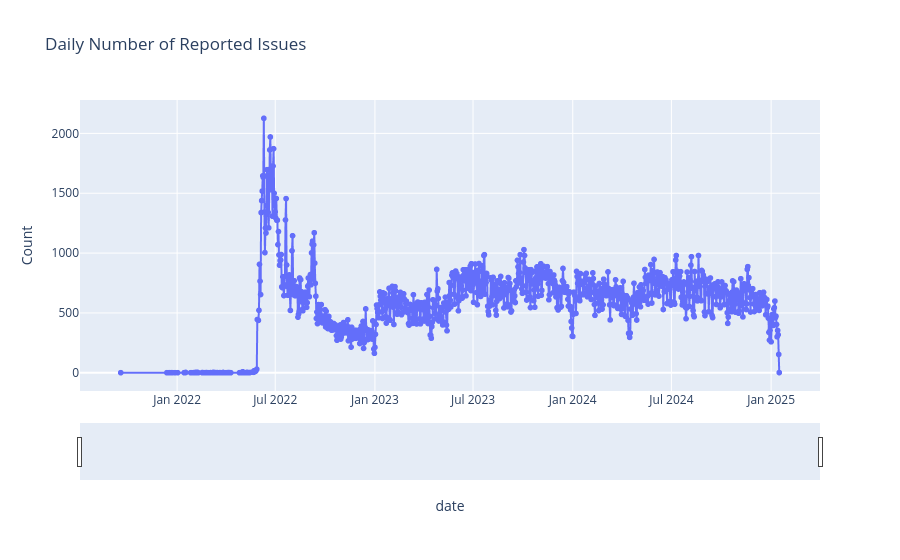

Source (notebook cell):
### Markdown cell above
## 3. Trend of Reported Issues Over Time

Analyzing the number of issues reported over time can reveal patterns, seasonality, or the impact of specific events.

### Code cell
# Group by date
daily_counts = df_traffy.groupby('date').size().reset_index(name='Count')

# Plot
fig = px.line(daily_counts, 
              x='date', 
              y='Count', 
              title='Daily Number of Reported Issues',
              markers=True)

fig.update_xaxes(rangeslider_visible=True)
fig.show()

### Figure 1 — Plotly figure (JSON) as saved in the notebook; plotly's stock layout.template omitted (floating-point values rounded to 4 significant figures; data arrays with more than 128 entries replaced by an {"elided": "..."} marker saying what was removed)
{"data": [{"hovertemplate": "date=%{x}<br>Count=%{y}<extra></extra>", "legendgroup": "", "line": {"color": "#636efa", "dash": "solid"}, "marker": {"symbol": "circle"}, "mode": "lines+markers", "name": "", "showlegend": false, "type": "scattergl", "x": {"elided": "1038 str values"}, "xaxis": "x", "y": {"elided": "1038 int values"}, "yaxis": "y"}], "layout": {"legend": {"tracegroupgap": 0}, "title": {"text": "Daily Number of Reported Issues"}, "xaxis": {"anchor": "y", "domain": [0, 1], "rangeslider": {"visible": true}, "title": {"text": "date"}}, "yaxis": {"anchor": "x", "domain": [0, 1], "title": {"text": "Count"}}}}
